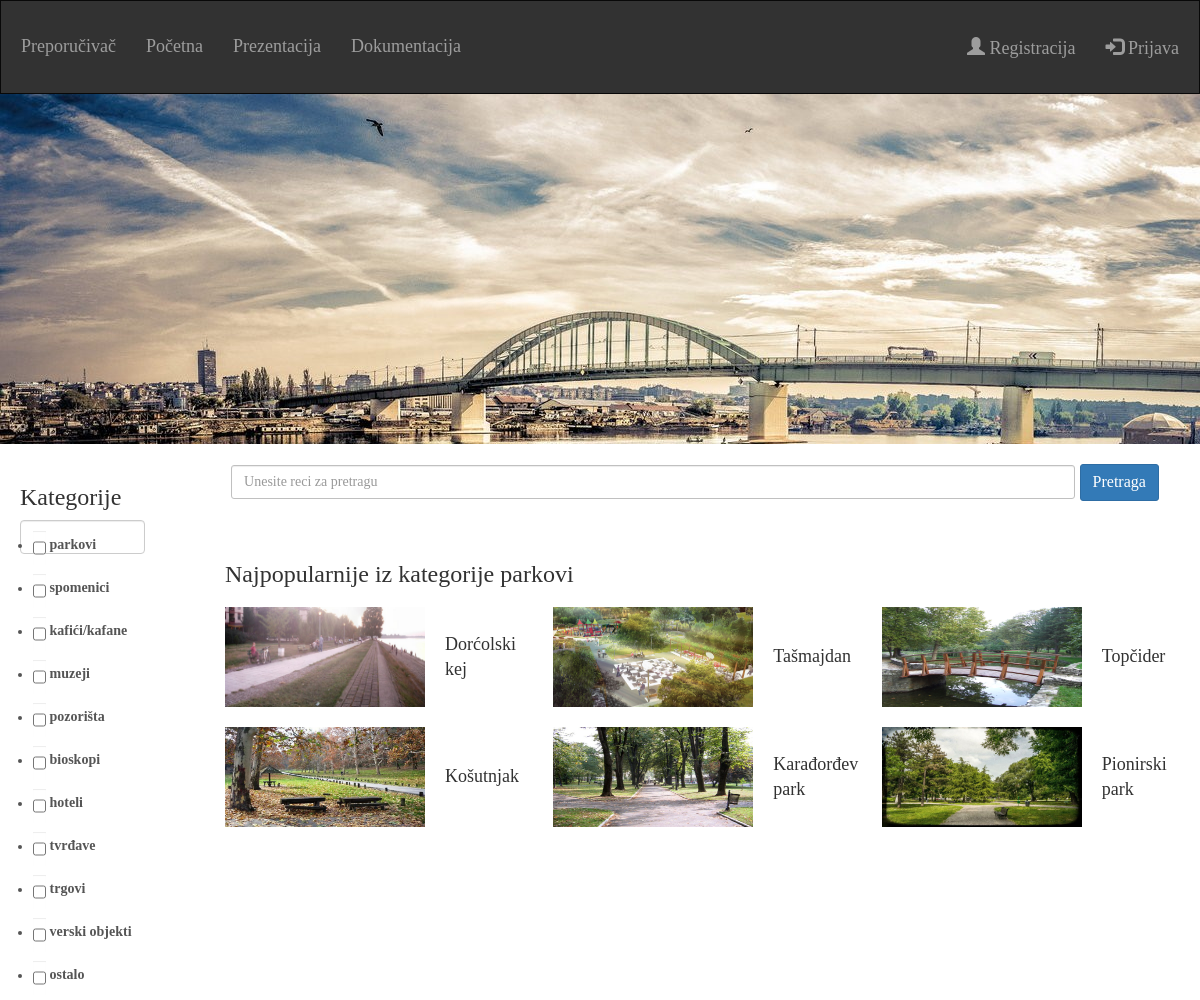
The app's page /preporucivac/ with its own data.
### preporucivac/models.py (models this page shows, shortened)
class Mesto(models.Model):
	naziv = models.CharField(max_length=256)
	tip = models.IntegerField()
	slika = models.CharField(max_length=256)
	opis = models.TextField()
	adresa = models.CharField(max_length=256)
	linije = models.CharField(max_length=256)
	referenca = models.CharField(max_length=256)
	brojac = models.BigIntegerField()

### preporucivac/views.py (the view)
def index(request):
	form = SearchForm()
	h = datetime.now().hour
	d = datetime.now().date()
	vreme = Vreme.objects.filter(datum = d)
	if vreme.count() == 0:
		r = requests.post('http://api.openweathermap.org/data/2.5/weather?id=792680&appid=cc9934a4bdb01e9e84dc40c802176c63')
		vreme = Vreme.objects.create(datum = d, opis = r.json())
		print(r.json())
	else:
		print('vec imam info')
	kategorijeImena = [ 'parkovi', 'spomenici', 'kafići/kafane', 'muzeji', 'pozorišta', 'bioskopi', 'hoteli', 'tvrđave', 'trgovi', 'verski objekti', 'ostalo' ]
	preporuciKategorije = []
	if ( request.user.is_authenticated and request.user.username != 'faks' ):
		interesovanja = Interesovanja.objects.filter(korIme = request.user.username)
		poseta = []
		interesnihKategorija = 0
		for int in interesovanja:
			poseta.append(int.parkovi)
			poseta.append(int.spomenici)
			poseta.append(int.kafici)
			poseta.append(int.muzeji)
			poseta.append(int.pozorista)
			poseta.append(int.bioskopi)
			poseta.append(int.hoteli)
			poseta.append(int.tvrdjave)
			poseta.append(int.trgovi)
			poseta.append(int.verski)
			poseta.append(int.ostalo)
		avg = np.mean(poseta)
		if avg != 0:
			avg += (np.max(poseta) - avg) * 0.3
			for int in interesovanja:
				if int.parkovi >= avg:
					interesnihKategorija += 1
					preporuciKategorije.append(1)
				if int.spomenici >= avg:
					interesnihKategorija += 1
					preporuciKategorije.append(2)
				if int.kafici >= avg:
					interesnihKategorija += 1
					preporuciKategorije.append(3)
				if int.muzeji >= avg:
					interesnihKategorija += 1
					preporuciKategorije.append(4)
				if int.pozorista >= avg:
					interesnihKategorija += 1
					preporuciKategorije.append(5)
				if int.bioskopi >= avg:
					interesnihKategorija += 1
					preporuciKategorije.append(6)
				if int.hoteli >= avg:
					interesnihKategorija += 1
					preporuciKategorije.append(7)
				if int.tvrdjave >= avg:
					interesnihKategorija += 1
					preporuciKategorije.append(8)
				if int.trgovi >= avg:
					interesnihKategorija += 1
					preporuciKategorije.append(9)
				if int.verski >= avg:
					interesnihKategorija += 1
					preporuciKategorije.append(10)
				if int.ostalo >= avg:
					interesnihKategorija += 1
					preporuciKategorije.append(11)
		if interesnihKategorija < 3:
			if ( h >= 6 and h <= 15  ):
				preporuciKategorije.append(1)
			if h >= 18:
				preporuciKategorije.append(3)
	else:
		if ( h >= 6 and h <= 18 ):
			preporuciKategorije.append(1)
		if h >= 18:
			preporuciKategorije.append(3)
	lista = []
	for k in preporuciKategorije:
		mik = MestaIzKategorije()
		mik.kategorija = kategorijeImena[ k - 1 ]
		mik.mesta = Mesto.objects.filter(tip = k).order_by('-brojac')[:6]
		lista.append(mik)
	context = {
		'form': form,
		'lista': lista,
		'h': h,
	}
	return render(request, 'preporucivac/index.html', context)

### preporucivac/forms.py
class SearchForm(forms.Form):
	q = forms.CharField(label = 'Pretraga', max_length = 256, required = False, widget = forms.TextInput(attrs = {'size' : 100}))
	KATEGORIJE = (
		(1, 'parkovi'),
		(2, 'spomenici'),
		(3, 'kafići/kafane'),
		(4, 'muzeji'),
		(5, 'pozorišta'),
		(6, 'bioskopi'),
		(7, 'hoteli'),
		(8, 'tvrđave'),
		(9, 'trgovi'),
		(10, 'verski objekti'),
		(11, 'ostalo'),
	)
	kategorija = forms.MultipleChoiceField(choices = KATEGORIJE, required = False, widget = forms.CheckboxSelectMultiple)

### preporucivac/templates/preporucivac/index.html (shortened to what this page needs)
{% extends 'base.html' %}
{% block title %}
<link rel="stylesheet" type="text/css" href="/static/preporucivac/styles/index.css">
{% endblock %}
{% block content %}
{% for mik in lista %}
	<h3>Najpopularnije iz kategorije {{ mik.kategorija }}</h3>
	<div class="container-fluid">
		<div class="row">
			{% for mesto in mik.mesta %}
			<a href="/preporucivac/{{ mesto.id }}/">
			<div class="col-xs-12 col-sm-12 col-md-6 col-lg-4 mesto">
			<table>
				<tr>
					<td><img src="/static/preporucivac/images/{{ mesto.slika }}" width=200px height=100px></td>
					<td style="padding-left: 20px">{{ mesto.naziv }}</td>
				</tr>
			</table>
			</div>
			{% endfor %}
		</div>
	</div>
{% endfor %}
{% endblock %}

### preporucivac/templates/base.html (shortened to what this page needs)
{% load bootstrap3 %}
<!DOCTYPE html>
<html lang="sr">
	<head>
		{% block title %}
		{% endblock %}
		<link rel="stylesheet" type="text/css" href="/static/preporucivac/styles/base.css">
		{% bootstrap_css %}
	</head>
	<body id="myBody">
	<div class="container-fluid">
		<nav class="navbar navbar-inverse" id="myNav">
			<div class="container-fluid">
				<div class="navbar-header">
					<a class="navbar-brand" href="/preporucivac/">Preporučivač</a>
				</div>
				<ul class="nav navbar-nav">
					<li><a href="/preporucivac/">Početna</a></li>
					<li><a href="/static/preporucivac/prezentacija.pdf">Prezentacija</a></li>
					<li><a href="/static/preporucivac/dokumentacija.pdf">Dokumentacija</a></li>
				</ul>
				<ul class="nav navbar-nav navbar-right">
				{% if user.is_authenticated %}
					<li><a href="#">Zdravo, {{ user.username }}</a></li>
					<li><a href="/preporucivac/odjava/"><span class="glyphicon glyphicon-log-out"></span> Odjava</a></li>
				{% else %}
					<li><a href="/preporucivac/registracija/"><span class="glyphicon glyphicon-user"></span> Registracija</a></li>
					<li><a href="/preporucivac/prijava/"><span class="glyphicon glyphicon-log-in"></span> Prijava</a></li>
				{% endif %}
				</ul>
			</div>
		</nav>
		<header>
		</header>
		{% block page %}
		<form action="/preporucivac/pretraga/" method="post" class="form-inline">
			<div class="container-fluid">
				<div class="row">
					<div class="col-xs-12 col-sm-2 col-md-2 col-lg-2">
						<aside>
							<h3>Kategorije</h3>
							{% bootstrap_field form.kategorija show_label=False form_group_class='not-inline-checkbox' %}
						</aside>
					</div>
					<div class="col-xs-12 col-sm-10 col-md-10 col-lg-10">
						<div class="container-fluid">
							<div class="form-group" id="search">
								{% bootstrap_field form.q  show_label=False placeholder='Unesite reci za pretragu' %}
								<button type="submit" class="btn btn-default">Pretraga</button>
							</div>
						</div>
						<div id="content">
							{% block content %}
							{% endblock %}
						</div>
					</div>
				</div>
			</div>
		</form>
		{% endblock %}
	</div>
	</body>
</html>

### preporucivac/static/preporucivac/styles/index.css (style rules this page uses)
.mesto { padding: 10px 20px; }

### preporucivac/static/preporucivac/styles/base.css (style rules this page uses)
#myBody { width: 100%; font-family: FiraSansRegular; color: #323232; font-size: 18px; background-color: white; }
#myNav { margin: 0; padding: 20px; border-radius: 0; background-color: #323232; }
header { height: 350px; background-image: url("/static/preporucivac/styles/panorama-beograda.jpg"); }
aside { padding: 20px; }
#search { padding: 20px; width: calc(100% - 15px); text-align: center; }
#id_q { padding: 6px 12px; border: 1px solid #c0c0c0; border-radius: 3px; font-family: FiraSansRegular; }
#search button { padding: 6px 12px; border: 1px solid #2e6da4; border-radius: 3px; font-family: FiraSansRegular; font-size: 16px; cursor: pointer; color: #fff; background-color: #337ab7; }
#content { padding: 20px; }
#content a { color: #323232; text-decoration: none; }

### preporucivac/templates/base.html (style rules this page uses)
.container-fluid { padding: 0; }

### records on screen
Mesto: slika (picture), naziv "Dorćolski kej"
Mesto: slika (picture), naziv "Tašmajdan"
Mesto: slika (picture), naziv "Topčider"
Mesto: slika (picture), naziv "Košutnjak"
Mesto: slika (picture), naziv "Karađorđev park"
Mesto: slika (picture), naziv "Pionirski park"

### other values on screen
{{ mik.kategorija }} "parkovi"
